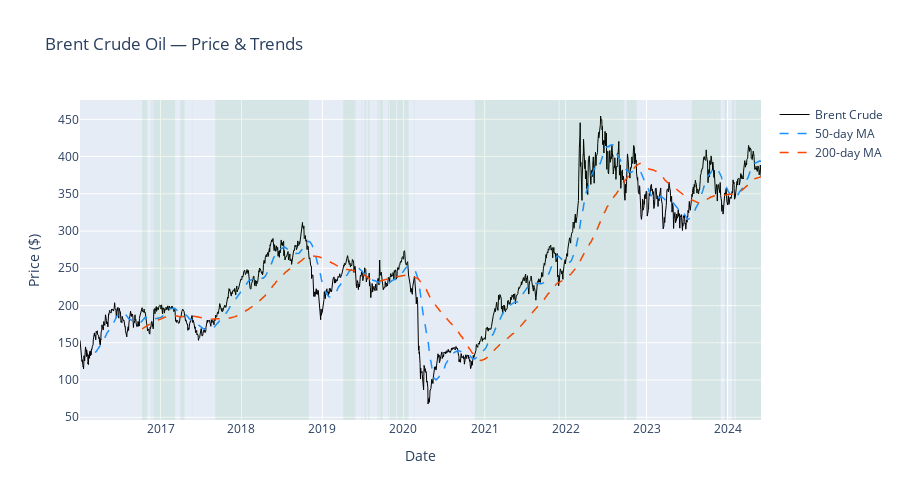

The code cell stored with this chart in its notebook:
### Code cell
# ── Price chart with trend lines ───────────────────
import plotly.graph_objects as go

price = df['CO1 Comdty']
ma_50  = price.rolling(50).mean()
ma_200 = price.rolling(200).mean()

fig = go.Figure()

# Price
fig.add_trace(go.Scatter(x=price.index, y=price, name='Brent Crude',
                         line=dict(color='black', width=1)))

# Moving averages
fig.add_trace(go.Scatter(x=ma_50.index, y=ma_50, name='50-day MA',
                         line=dict(color='dodgerblue', width=1.5, dash='dash')))
fig.add_trace(go.Scatter(x=ma_200.index, y=ma_200, name='200-day MA',
                         line=dict(color='orangered', width=1.5, dash='dash')))

# Shade uptrend (price > 200 MA) and downtrend regions
uptrend = price > ma_200
for i in range(1, len(price)):
    if uptrend.iloc[i] and not uptrend.iloc[i-1]:  # start of uptrend
        start = price.index[i]
    elif (not uptrend.iloc[i] and uptrend.iloc[i-1]) or (i == len(price)-1 and uptrend.iloc[i]):
        fig.add_vrect(x0=start, x1=price.index[i],
                      fillcolor='green', opacity=0.07, line_width=0)

fig.update_layout(title='Brent Crude Oil — Price & Trends',
                  xaxis_title='Date', yaxis_title='Price ($)',
                  height=500, hovermode='x unified')
fig.show()

### Figure 1 — Plotly figure (JSON) as saved in the notebook; plotly's stock layout.template omitted (floating-point values rounded to 4 significant figures; data arrays with more than 128 entries replaced by an {"elided": "..."} marker saying what was removed)
{"data": [{"line": {"color": "black", "width": 1}, "name": "Brent Crude", "type": "scatter", "x": {"elided": "2174 str values"}, "y": {"elided": "2174 float values"}}, {"line": {"color": "dodgerblue", "dash": "dash", "width": 1.5}, "name": "50-day MA", "type": "scatter", "x": {"elided": "2174 str values"}, "y": {"elided": "2174 float values"}}, {"line": {"color": "orangered", "dash": "dash", "width": 1.5}, "name": "200-day MA", "type": "scatter", "x": {"elided": "2174 str values"}, "y": {"elided": "2174 float values"}}], "layout": {"height": 500, "hovermode": "x unified", "shapes": [{"fillcolor": "green", "line": {"width": 0}, "opacity": 0.07, "type": "rect", "x0": "2016-10-10T00:00:00", "x1": "2016-11-02T00:00:00", "xref": "x", "y0": 0, "y1": 1, "yref": "y domain"}, {"fillcolor": "green", "line": {"width": 0}, "opacity": 0.07, "type": "rect", "x0": "2016-11-21T00:00:00", "x1": "2016-11-25T00:00:00", "xref": "x", "y0": 0, "y1": 1, "yref": "y domain"}, {"fillcolor": "green", "line": {"width": 0}, "opacity": 0.07, "type": "rect", "x0": "2016-11-30T00:00:00", "x1": "2017-03-08T00:00:00", "xref": "x", "y0": 0, "y1": 1, "yref": "y domain"}, {"fillcolor": "green", "line": {"width": 0}, "opacity": 0.07, "type": "rect", "x0": "2017-03-31T00:00:00", "x1": "2017-04-03T00:00:00", "xref": "x", "y0": 0, "y1": 1, "yref": "y domain"}, {"fillcolor": "green", "line": {"width": 0}, "opacity": 0.07, "type": "rect", "x0": "2017-04-04T00:00:00", "x1": "2017-04-19T00:00:00", "xref": "x", "y0": 0, "y1": 1, "yref": "y domain"}, {"fillcolor": "green", "line": {"width": 0}, "opacity": 0.07, "type": "rect", "x0": "2017-05-23T00:00:00", "x1": "2017-05-24T00:00:00", "xref": "x", "y0": 0, "y1": 1, "yref": "y domain"}, {"fillcolor": "green", "line": {"width": 0}, "opacity": 0.07, "type": "rect", "x0": "2017-09-05T00:00:00", "x1": "2018-11-01T00:00:00", "xref": "x", "y0": 0, "y1": 1, "yref": "y domain"}, {"fillcolor": "green", "line": {"width": 0}, "opacity": 0.07, "type": "rect", "x0": "2019-04-05T00:00:00", "x1": "2019-05-23T00:00:00", "xref": "x", "y0": 0, "y1": 1, "yref": "y domain"}, {"fillcolor": "green", "line": {"width": 0}, "opacity": 0.07, "type": "rect", "x0": "2019-05-24T00:00:00", "x1": "2019-05-30T00:00:00", "xref": "x", "y0": 0, "y1": 1, "yref": "y domain"}, {"fillcolor": "green", "line": {"width": 0}, "opacity": 0.07, "type": "rect", "x0": "2019-06-26T00:00:00", "x1": "2019-06-28T00:00:00", "xref": "x", "y0": 0, "y1": 1, "yref": "y domain"}, {"fillcolor": "green", "line": {"width": 0}, "opacity": 0.07, "type": "rect", "x0": "2019-07-01T00:00:00", "x1": "2019-07-02T00:00:00", "xref": "x", "y0": 0, "y1": 1, "yref": "y domain"}, {"fillcolor": "green", "line": {"width": 0}, "opacity": 0.07, "type": "rect", "x0": "2019-07-10T00:00:00", "x1": "2019-07-17T00:00:00", "xref": "x", "y0": 0, "y1": 1, "yref": "y domain"}, {"fillcolor": "green", "line": {"width": 0}, "opacity": 0.07, "type": "rect", "x0": "2019-07-23T00:00:00", "x1": "2019-07-24T00:00:00", "xref": "x", "y0": 0, "y1": 1, "yref": "y domain"}, {"fillcolor": "green", "line": {"width": 0}, "opacity": 0.07, "type": "rect", "x0": "2019-07-26T00:00:00", "x1": "2019-08-01T00:00:00", "xref": "x", "y0": 0, "y1": 1, "yref": "y domain"}, {"fillcolor": "green", "line": {"width": 0}, "opacity": 0.07, "type": "rect", "x0": "2019-09-06T00:00:00", "x1": "2019-09-11T00:00:00", "xref": "x", "y0": 0, "y1": 1, "yref": "y domain"}, {"fillcolor": "green", "line": {"width": 0}, "opacity": 0.07, "type": "rect", "x0": "2019-09-16T00:00:00", "x1": "2019-09-30T00:00:00", "xref": "x", "y0": 0, "y1": 1, "yref": "y domain"}, {"fillcolor": "green", "line": {"width": 0}, "opacity": 0.07, "type": "rect", "x0": "2019-10-24T00:00:00", "x1": "2019-10-28T00:00:00", "xref": "x", "y0": 0, "y1": 1, "yref": "y domain"}, {"fillcolor": "green", "line": {"width": 0}, "opacity": 0.07, "type": "rect", "x0": "2019-11-01T00:00:00", "x1": "2019-11-19T00:00:00", "xref": "x", "y0": 0, "y1": 1, "yref": "y domain"}, {"fillcolor": "green", "line": {"width": 0}, "opacity": 0.07, "type": "rect", "x0": "2019-11-20T00:00:00", "x1": "2019-11-29T00:00:00", "xref": "x", "y0": 0, "y1": 1, "yref": "y domain"}, {"fillcolor": "green", "line": {"width": 0}, "opacity": 0.07, "type": "rect", "x0": "2019-12-04T00:00:00", "x1": "2020-01-24T00:00:00", "xref": "x", "y0": 0, "y1": 1, "yref": "y domain"}, {"fillcolor": "green", "line": {"width": 0}, "opacity": 0.07, "type": "rect", "x0": "2020-02-19T00:00:00", "x1": "2020-02-21T00:00:00", "xref": "x", "y0": 0, "y1": 1, "yref": "y domain"}, {"fillcolor": "green", "line": {"width": 0}, "opacity": 0.07, "type": "rect", "x0": "2020-11-18T00:00:00", "x1": "2021-11-30T00:00:00", "xref": "x", "y0": 0, "y1": 1, "yref": "y domain"}, {"fillcolor": "green", "line": {"width": 0}, "opacity": 0.07, "type": "rect", "x0": "2021-12-06T00:00:00", "x1": "2022-09-07T00:00:00", "xref": "x", "y0": 0, "y1": 1, "yref": "y domain"}, {"fillcolor": "green", "line": {"width": 0}, "opacity": 0.07, "type": "rect", "x0": "2022-09-08T00:00:00", "x1": "2022-09-21T00:00:00", "xref": "x", "y0": 0, "y1": 1, "yref": "y domain"}, {"fillcolor": "green", "line": {"width": 0}, "opacity": 0.07, "type": "rect", "x0": "2022-09-22T00:00:00", "x1": "2022-09-23T00:00:00", "xref": "x", "y0": 0, "y1": 1, "yref": "y domain"}, {"fillcolor": "green", "line": {"width": 0}, "opacity": 0.07, "type": "rect", "x0": "2022-10-04T00:00:00", "x1": "2022-10-18T00:00:00", "xref": "x", "y0": 0, "y1": 1, "yref": "y domain"}, {"fillcolor": "green", "line": {"width": 0}, "opacity": 0.07, "type": "rect", "x0": "2022-10-19T00:00:00", "x1": "2022-11-17T00:00:00", "xref": "x", "y0": 0, "y1": 1, "yref": "y domain"}, {"fillcolor": "green", "line": {"width": 0}, "opacity": 0.07, "type": "rect", "x0": "2023-04-12T00:00:00", "x1": "2023-04-13T00:00:00", "xref": "x", "y0": 0, "y1": 1, "yref": "y domain"}, {"fillcolor": "green", "line": {"width": 0}, "opacity": 0.07, "type": "rect", "x0": "2023-07-24T00:00:00", "x1": "2023-11-16T00:00:00", "xref": "x", "y0": 0, "y1": 1, "yref": "y domain"}, {"fillcolor": "green", "line": {"width": 0}, "opacity": 0.07, "type": "rect", "x0": "2023-11-17T00:00:00", "x1": "2023-12-01T00:00:00", "xref": "x", "y0": 0, "y1": 1, "yref": "y domain"}, {"fillcolor": "green", "line": {"width": 0}, "opacity": 0.07, "type": "rect", "x0": "2023-12-19T00:00:00", "x1": "2023-12-28T00:00:00", "xref": "x", "y0": 0, "y1": 1, "yref": "y domain"}, {"fillcolor": "green", "line": {"width": 0}, "opacity": 0.07, "type": "rect", "x0": "2024-01-22T00:00:00", "x1": "2024-02-01T00:00:00", "xref": "x", "y0": 0, "y1": 1, "yref": "y domain"}, {"fillcolor": "green", "line": {"width": 0}, "opacity": 0.07, "type": "rect", "x0": "2024-02-07T00:00:00", "x1": "2024-05-31T00:00:00", "xref": "x", "y0": 0, "y1": 1, "yref": "y domain"}], "title": {"text": "Brent Crude Oil — Price & Trends"}, "xaxis": {"title": {"text": "Date"}}, "yaxis": {"title": {"text": "Price ($)"}}}}
